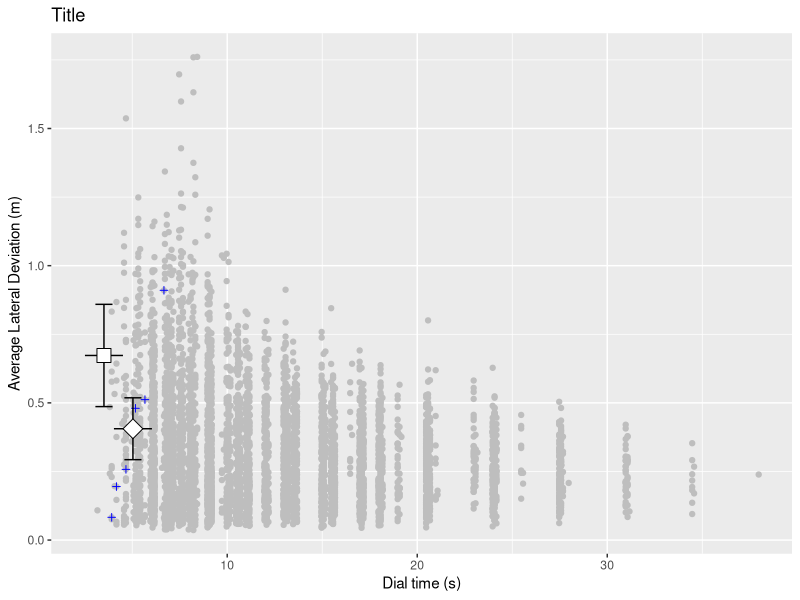

Generate this figure with R:
## Cognitive Model of dialing while driving task for multiple phone number representations
## Developed by Christian P. Janssen of Utrecht University
## This model is described in more detail in Janssen & Brumby (2010, Cognitive Science)
## However, the model is meant as an exercise in class, so not all components are included (specifically: the part that explores *all* strategies)
## If you use this model, please cite the paper: Janssen, C. P., & Brumby, D. P. (2010). Strategic Adaptation to Performance Objectives in a Dual‐Task Setting. Cognitive Science, 34(8), 1548–1560. http://doi.org/10.1111/j.1551-6709.2010.01124.x

## for questions, please contact Christian P. Janssen: c.p.janssen@uu.nl
## www.cpjanssen.nl


require(gtools)
library(tidyverse)
kpdwld <- read.csv("keyPressDataWithLaneDeviation.csv")



##global parameters


### parameters related to steering
steeringTimeOptions <- c(1,2,4,6,8,12) #<- c(1,2,3,4,5,6,7,8,9,10,11,12)    #list op options for how many steering corrections can be made each time that attention is paid to steering (of steeringUpdateTime sec each) (this influences the strategy alternatives)
steeringUpdateTime <- 250    #in milliseconds
startingPositionInLane <- 0.27 			#assume that car starts already away from lane centre (in meters)


#parameters for deviations in car drift due the simulator environment: See Janssen & Brumby (2010) page 1555
gaussDeviateMean <- 0
gaussDeviateSD <- 0.06

#When the car is actively contorlled, we calculate a value using equation (1) in Janssen & Brumby (2010). However, some noise is added on top of this equation to account for variation in human behavior. See Janssen & Brumby (2010) page 1555. Also see function "updateSteering" on how this function is used
gaussDriveNoiseMean <- 0
gaussDriveNoiseSD <- 0.03	#in meter/sec

timeStepPerDriftUpdate <- 50 ### msec: what is the time interval between two updates of lateral position?


maxLateralVelocity <- 1.7	#maximum lateral velocity: what is the maximum that you can steer?
minLateralVelocity <- -1* maxLateralVelocity

startvelocity <- 0 	#a global parameter used to store the lateral velocity of the car


### all times in milliseconds

## times for dialing
#singleTaskKeyPressTimes <- c(400,400,400,400,400,400,400,400,400,400,400)   #digit times needed per keypress at that specific position (note: normalized for chunk retrieval time at digits 1 and 6 --- a retrieval cost would come on top of this)
singleTaskKeyPressTimes <- rep(270, 11)


digitTypeUK <- c("chunk","oth","oth","oth","oth","chunk","oth","oth","oth","oth","oth")  ### is each digit either the start of a chunk or some other digit?


#### parameters related to task switching: see Janssen & Brumby page 1556
chunkRetrievalTime <- 100    ## extra time needed to retrieve first digit of a chunk (100 msec in Janssen & Brumby 2010). This time cost is ALWAYS incurred
stateInformationRetrievalTime <- 100 #time required to retrieved state information if the FIRST digit of a sequence of keypresses is not at chunk boundary (100 in Janssen & Brumby paper). This cost is only incurred when you switch at a position that differs from the chunk boundary
switchCost <- 200      ### Janssen & Brumby 2010: time needed when you switch back to dialing after driving (always incurred when switching)

####### startTime <- 500 	#msec; time before starting to retrieve digit after start of trial (i.e., after car has been driven for a while)


simpleSetOfStrategyVariations <- TRUE		#set to true if only steeringTimeOptions in the form {2,2,2,2,2}, {4,4,4,4,4},etc are used and not {2,4,2,2,4},etc. That is: if a consistent number of digits is dialed each moment when attention is paid to dialing.

giveDetailedOuput <- FALSE  ## how detailed is the output; at the individual keypress level, or average per trial?


### use this function to analyze the human data if you want to
analysisOfHumanData <- function()
{
	### load the relevant data files
	
	
	### calculate the necessary averages and SDs
	

	
}




##new function
runOneTrial <- function(strategy,nrSteeringUpdates,normalPhoneStructure,phoneStringLength,phoneNumber)   #### strategy stores where participant interleaves
{
	
	#first make vector variables to store detailed output of the model. Note that each vector has a starting value
	times <- c(0)  
	events <- c("none")  ### events will log what happens, for example a keypress or nothing at all ("none"). Later these can be used to filter out specific events
	drifts <- c(startingPositionInLane)   ### where does the car start in the lane? At the start of a trial at the startingPositionInLan position
	newVelocity <- startvelocity         ### what is the start velocity of the car?
	
	
	##calculate basic dialing times, to be used later
	dialTimes <- singleTaskKeyPressTimes  ##if there is no interleaving, this is the single-task interkeypress interval time
	
	### at chunk positions: add a chunk retrieval cost time to the dial times, as (assumption) this is a time where you are not paying attention to the driving
	for (chunkPosition in normalPhoneStructure)
	{
		dialTimes[chunkPosition] <- dialTimes[chunkPosition] + chunkRetrievalTime
	}	
		
		
	### now go through the various numbers
	for (digitindex in 1:length(dialTimes))
	{

		### determine dial time, so additional costs can be added later
		locDialTime <- dialTimes[digitindex]
			
			
		if (length(which(strategy== digitindex)))  ### if this is a position where you switch, then switch
		{
			## experience switch cost
			time <- switchCost          #switching between dialing & driving
			times <- updateTimestampslist(times, time)   #### Run a function that determines at what time points a drift update is made. Note that for the first digit, "times" only contains the value 0
			driftOutput <- calculateLaneDrift(drifts[length(drifts)], newVelocity, time)   ### now also calculate the drift for these time intervals
			newVelocity <- driftOutput[1]  ## determine the new velocity
			drifts <- c(drifts,driftOutput[2:length(driftOutput)])   ### add these drifts to the table
			events <- c(events,rep("switch1",(length(driftOutput)-1)))  ### also update the events
			
			### after switching you perform corrective driving. For this we use the "updateSteering" function
			lastDrift <- drifts[length(drifts)]
			steerOutput <- updateSteering(newVelocity,nrSteeringUpdates,lastDrift)
			newVelocity <- steerOutput[1]
			drifts <- c(drifts,steerOutput[2:length(steerOutput)])
			events <- c(events,rep("steer",(length(steerOutput)-1)))
			times <- updateTimestampslist(times,(nrSteeringUpdates* steeringUpdateTime))
			

				
			### now switch back to dialing the number (using the drift parameters for distracted driving). First, you incur some time due to switching from driving to dialing
			time <- switchCost          #first: incur a switch cost for switching between dialing to driving
			times <- updateTimestampslist(times, time)
			driftOutput <- calculateLaneDrift(drifts[length(drifts)], newVelocity, time)
			newVelocity <- driftOutput[1]
			drifts <- c(drifts,driftOutput[2:length(driftOutput)])
			events <- c(events,rep("switch2",(length(driftOutput)-1)))
			
			
			
			
			#### if you are NOT switching at a chunk boundary (i.e., at one of the indexes of normalPhoneStructure), then experience additional retrieval cost. This is again time that you are distracted
			if(length(which(normalPhoneStructure == digitindex)) ==0)
			{
				locDialTime <- locDialTime + stateInformationRetrievalTime
			}	
			
			
			
		}
	
		##now calculate drift for typing a digit (NOTE: this is always done for every digit that is typed, regardless of whether you were retrieving a chunk or not)
		time <- locDialTime
		times <- updateTimestampslist(times, time)
		driftOutput <- calculateLaneDrift(drifts[length(drifts)], newVelocity, time)
		newVelocity <- driftOutput[1]
		drifts <- c(drifts,driftOutput[2:length(driftOutput)])
		events <- c(events,rep("none",(length(driftOutput)-2)))
		events <- c(events,"keypress")
		

		
	}  #end for digit index

	
	table <- data.frame(times,events,drifts)
	
	#with(table[table$events == "keypress",],plot(times,drifts,ylim=c(-2,2)))

	table ### return the table

}





#### Main function to run the code. For example: runAllSimpleStrategies(5,"07854325698") will run 5 simulations for each (simple) strategy on the phone number to the right. The default assumption is that the chunk boundary is between the 5th and 6th digit

runAllSimpleStrategies <- function(nrSimulations,phoneNumber)
{
	
	
	normalPhoneStructure <- c(1,6)  ### indicate at what digit positions a chunk needs to be retrieved (1st and 6th digit)
	phoneStringLength <- 11   ### how many digits does the number have?
	

	### vectors that will contain output of the simulation. These are later used to create 1 table with all values
	keypresses <- c()
	times <- c()
	deviations <- c()
	strats <- c()
	steers <- c()	

	### iterate through all strategies
	## in this simple model we assume that a participant uses a consistent strategy throughout the trial. That is, they only type each time 1 digit, or type 2 digits at a time, or type 3 digits at a time (i.e., all possible ways of 1:phoneStringLength: 1, 2,3,4, ...11)
	for (nrDigitsPerTime in 1: phoneStringLength)
	{
		## quick way of calculating positions to interleave: repeat strategy & multiply with position in vector (e.g., 333*123 = 369 this means: you interleave BEFORE every 3rd digit (333), and there are 3 positions to interleave (1st, 2nd, 3rd, or 123). Therefore you interleave BEFORE digits 3 (3*1), 6 (3*2), and 9 (3*3))
		
		if (nrDigitsPerTime != 11)
		{
			strategy <- rep(nrDigitsPerTime ,floor(phoneStringLength/nrDigitsPerTime))  ### stores at which positions the number is interleaved
			positions <- 1:length(strategy)
			strategy <- strategy * positions
		
			### remove last digit, as driver does not interleave after typing the last digit (they are done with the trial :-)  )
			strategy <- strategy[strategy != phoneStringLength]
		}
		else
		{
			strategy <- c()	
			
		}
		

		locSteerTimeOptions <- steeringTimeOptions
		if (length(strategy) == 0)
		{
			locSteerTimeOptions <- c(0)
		}



		### now run a trial (runOneTrial) for all combinations of how frequently you update the steering when you are steering (locSteerTimeOptions) and for the nuber of simulations that you want to run for each strategy (nrSimulations)
		for (steerTimes in locSteerTimeOptions)
		{
			for (i in 1:nrSimulations)
			{

				### run the simulation and store the output in a table
				locTab <- runOneTrial(strategy, steerTimes,normalPhoneStructure,phoneStringLength,phoneNumber)
	
				##only look at rows where there is a keypress
				locTab <- locTab[locTab$events == "keypress",]
		
				### add the relevant data points to variables that are stored in a final table
				keypresses <- c(keypresses,1:nrow(locTab))
				times <- c(times,locTab$times)
				deviations <- c(deviations,locTab$drifts)
				strats <- c(strats,rep(nrDigitsPerTime,nrow(locTab)))
				steers <- c(steers,rep(steerTimes,nrow(locTab)))
		
			}
		}#end of for steerTimes	

	}##end of for nr strategies
	
	
	### now make a new table based on all the data that was collected
	tableAllSamples <- data.frame(keypresses,times,deviations,strats,steers)
	
	
	#### In the table we collected data for multiple simulations per strategy. Now we want to know the average performane of each strategy.
	#### These aspects are calculated using the "aggregate" function
	
	
	## calculate average deviation at each keypress (keypresses), for each unique strategy variation (strats and steers)
	agrResults <- with(tableAllSamples,aggregate(deviations,list(keypresses=keypresses, strats= strats, steers= steers),mean))
	agrResults$dev <- agrResults$x
	
	
	### also calculate the time interval
	agrResults$times <- with(tableAllSamples,aggregate(times,list(keypresses=keypresses, strats= strats, steers= steers),mean))$x
		
	
	###now calculate mean drift across the trial
	agrResultsMeanDrift <-  with(agrResults,aggregate(dev,list(strats= strats, steers= steers),mean))
	agrResultsMeanDrift$dev <- agrResultsMeanDrift$x
	
	### and mean trial time
	agrResultsMeanDrift$TrialTime <-  with(agrResults[agrResults$keypresses ==11,],aggregate(times,list( strats= strats, steers= steers),mean))$x	
	
	
	#### make a plot that visualizes all the strategies: note that trial time is divided by 1000 to get the time in seconds
	with(agrResultsMeanDrift,plot(TrialTime/1000,abs(dev),pch=21,bg="dark grey",col="dark grey",log="x",xlab="Dial time (s)",ylab="Average Lateral Deviation (m)"))
	
	
	### give a summary of the data	
	summary(agrResultsMeanDrift$TrialTime)

}

runAllComplexStrategies <- function(nrSimulations,phoneNumber)
{
  
  phoneNrSeq <- seq(1, nchar(phoneNumber) - 1, 1)
  stratCombi <- list()
  stratCombi <- c(stratCombi, 0)
  for(i in 1:length(phoneNrSeq)){
    partialList <- combinations(length(phoneNrSeq), i, phoneNrSeq)
    for(x in 1:nrow(partialList)){
      stratCombi[[length(stratCombi)+1]] <- partialList[x,]
    }
  }
  
  normalPhoneStructure <- c(1,6)  ### indicate at what digit positions a chunk needs to be retrieved (1st and 6th digit)
  phoneStringLength <- 11   ### how many digits does the number have? BAD!!!
  
  
  ### vectors that will contain output of the simulation. These are later used to create 1 table with all values
  keypresses <- c()
  times <- c()
  deviations <- c()
  strats <- c()
  steers <- c()	
  
  ### iterate through all strategies
  ## in this simple model we assume that a participant uses a consistent strategy throughout the trial. That is, they only type each time 1 digit, or type 2 digits at a time, or type 3 digits at a time (i.e., all possible ways of 1:phoneStringLength: 1, 2,3,4, ...11)
  for (strat in stratCombi)
  {
    
    
    locSteerTimeOptions <- steeringTimeOptions
    if (strat[1] == 0)
    {
      locSteerTimeOptions <- c(0)
    }
    
    
    
    ### now run a trial (runOneTrial) for all combinations of how frequently you update the steering when you are steering (locSteerTimeOptions) and for the nuber of simulations that you want to run for each strategy (nrSimulations)
    for (steerTimes in locSteerTimeOptions)
    {
      for (i in 1:nrSimulations)
      {
        
        ### run the simulation and store the output in a table
        locTab <- runOneTrial(strat, steerTimes, normalPhoneStructure, phoneStringLength, phoneNumber)
        
        ##only look at rows where there is a keypress
        locTab <- locTab[locTab$events == "keypress",]
        
        ### add the relevant data points to variables that are stored in a final table
        keypresses <- c(keypresses, 1:nrow(locTab))
        times <- c(times, locTab$times)
        deviations <- c(deviations, locTab$drifts)
        strats <- c(strats, rep(toString(strat), nrow(locTab)))
        steers <- c(steers, rep(steerTimes, nrow(locTab)))
        
      }
    }#end of for steerTimes	
    
  }##end of for nr strategies
  
  
  ### now make a new table based on all the data that was collected
  tableAllSamples <- data.frame(keypresses,times,deviations,strats,steers)
  
  #### In the table we collected data for multiple simulations per strategy. Now we want to know the average performane of each strategy.
  #### These aspects are calculated using the "aggregate" function
  
  
  ## calculate average deviation at each keypress (keypresses), for each unique strategy variation (strats and steers)
  agrResults <- with(tableAllSamples,aggregate(deviations,list(keypresses=keypresses, strats= strats, steers= steers),mean))
  agrResults$dev <- agrResults$x
  
  
  ### also calculate the time interval
  agrResults$times <- with(tableAllSamples,aggregate(times,list(keypresses=keypresses, strats= strats, steers= steers),mean))$x
  
  
  ###now calculate mean drift across the trial
  agrResultsMeanDrift <-  with(agrResults,aggregate(dev,list(strats= strats, steers= steers),mean))
  agrResultsMeanDrift$dev <- agrResultsMeanDrift$x
  
  ### and mean trial time
  agrResultsMeanDrift$TrialTime <-  with(agrResults[agrResults$keypresses ==11,],aggregate(times,list( strats= strats, steers= steers),mean))$x
  
  agrResultsMeanDriftForPlot <- agrResultsMeanDrift
  agrResultsMeanDriftForPlot$TrialTime <- agrResultsMeanDriftForPlot$TrialTime / 1000
  agrResultsMeanDriftForPlot$dev <- abs(agrResultsMeanDriftForPlot$dev)
  # ss <- subset(agrResultsMeanDriftForPlot, strats == "5")
  
  #### make a plot that visualizes all the strategies: note that trial time is divided by 1000 to get the time in seconds
  #with(agrResultsMeanDrift,plot(TrialTime/1000,abs(dev),pch=21,bg="dark grey",col="dark grey",log="x",xlab="Dial time (s)",ylab="Average Lateral Deviation (m)"))
  # 
  # ### give a summary of the data	
  # summary(agrResultsMeanDrift$TrialTime)
  
  agrResultsMeanDriftForPlot
}


# runAllComplexStrategies <- function(nrSimulations,phoneNumber)
# {
#   
#   
#   normalPhoneStructure <- c(1,6)  ### indicate at what digit positions a chunk needs to be retrieved (1st and 6th digit)
#   phoneStringLength <- 11   ### how many digits does the number have?
#   
#   
#   ### vectors that will contain output of the simulation. These are later used to create 1 table with all values
#   keypresses <- c()
#   times <- c()
#   deviations <- c()
#   strats <- c()
#   steers <- c()	
#   
#   ### iterate through all strategies
#   ## in this simple model we assume that a participant uses a consistent strategy throughout the trial. That is, they only type each time 1 digit, or type 2 digits at a time, or type 3 digits at a time (i.e., all possible ways of 1:phoneStringLength: 1, 2,3,4, ...11)
#   for (nrDigitsPerTime in 1: phoneStringLength)
#   {
#     ## quick way of calculating positions to interleave: repeat strategy & multiply with position in vector (e.g., 333*123 = 369 this means: you interleave BEFORE every 3rd digit (333), and there are 3 positions to interleave (1st, 2nd, 3rd, or 123). Therefore you interleave BEFORE digits 3 (3*1), 6 (3*2), and 9 (3*3))
#     
#     if (nrDigitsPerTime != 11)
#     {
#       strategy <- rep(nrDigitsPerTime ,floor(phoneStringLength/nrDigitsPerTime))  ### stores at which positions the number is interleaved
#       positions <- 1:length(strategy)
#       strategy <- strategy * positions
#       
#       ### remove last digit, as driver does not interleave after typing the last digit (they are done with the trial :-)  )
#       strategy <- strategy[strategy != phoneStringLength]
#     }
#     else
#     {
#       strategy <- c()	
#       
#     }
#     
#     
#     locSteerTimeOptions <- steeringTimeOptions
#     if (length(strategy) == 0)
#     {
#       locSteerTimeOptions <- c(0)
#     }
#     
#     
#     
#     ### now run a trial (runOneTrial) for all combinations of how frequently you update the steering when you are steering (locSteerTimeOptions) and for the nuber of simulations that you want to run for each strategy (nrSimulations)
#     for (steerTimes in locSteerTimeOptions)
#     {
#       for (i in 1:nrSimulations)
#       {
#         
#         ### run the simulation and store the output in a table
#         locTab <- runOneTrial(strategy, steerTimes,normalPhoneStructure,phoneStringLength,phoneNumber)
#         
#         ##only look at rows where there is a keypress
#         locTab <- locTab[locTab$events == "keypress",]
#         
#         ### add the relevant data points to variables that are stored in a final table
#         keypresses <- c(keypresses,1:nrow(locTab))
#         times <- c(times,locTab$times)
#         deviations <- c(deviations,locTab$drifts)
#         strats <- c(strats,rep(nrDigitsPerTime,nrow(locTab)))
#         steers <- c(steers,rep(steerTimes,nrow(locTab)))
#         
#       }
#     }#end of for steerTimes	
#     
#   }##end of for nr strategies
#   
#   
#   ### now make a new table based on all the data that was collected
#   tableAllSamples <- data.frame(keypresses,times,deviations,strats,steers)
#   
#   
#   #### In the table we collected data for multiple simulations per strategy. Now we want to know the average performane of each strategy.
#   #### These aspects are calculated using the "aggregate" function
#   
#   
#   ## calculate average deviation at each keypress (keypresses), for each unique strategy variation (strats and steers)
#   agrResults <- with(tableAllSamples,aggregate(deviations,list(keypresses=keypresses, strats= strats, steers= steers),mean))
#   agrResults$dev <- agrResults$x
#   
#   
#   ### also calculate the time interval
#   agrResults$times <- with(tableAllSamples,aggregate(times,list(keypresses=keypresses, strats= strats, steers= steers),mean))$x
#   
#   
#   ###now calculate mean drift across the trial
#   agrResultsMeanDrift <-  with(agrResults,aggregate(dev,list(strats= strats, steers= steers),mean))
#   agrResultsMeanDrift$dev <- agrResultsMeanDrift$x
#   
#   ### and mean trial time
#   agrResultsMeanDrift$TrialTime <-  with(agrResults[agrResults$keypresses ==11,],aggregate(times,list( strats= strats, steers= steers),mean))$x	
#   
#   
#   #### make a plot that visualizes all the strategies: note that trial time is divided by 1000 to get the time in seconds
#   with(agrResultsMeanDrift,plot(TrialTime/1000,abs(dev),pch=21,bg="dark grey",col="dark grey",log="x",xlab="Dial time (s)",ylab="Average Lateral Deviation (m)"))
#   
#   
#   ### give a summary of the data	
#   summary(agrResultsMeanDrift$TrialTime)
#   
# }






	
### function that generates the points at which car data should be collected (specifically: if you know that a keypress happens after a specific time, then find out at what points a drift update occurs, this depends on the ength of "timeStepPerDriftUpdate" (50 msec by default))	
updateTimestampslist <- function(timestampsList, totalTime)
{
	lastTime <- timestampsList[length(timestampsList)]
	newTimes <- cumsum(c(lastTime,rep(timeStepPerDriftUpdate ,trunc(totalTime/timeStepPerDriftUpdate))))[-1]
		
	timestampsList <- c(timestampsList, newTimes)
		
	if (totalTime%%timeStepPerDriftUpdate > 0)
	{
		newTime <- timestampsList[length(timestampsList)] + totalTime%%timeStepPerDriftUpdate
		timestampsList <- c(timestampsList, newTime)
	}
	timestampsList
	
}
	
	
	
	
	
	
	
	
### This function calculates how much the car drifts during episodes where the driver/model is not actively driving
calculateLaneDrift <- function(startPositionOfDrift, startVelocityOfDrift, driftTimeInMilliSeconds)
{
	laneDriftList <- c()  ### keep a list of lane positions
	#locVelocity <- velocity	#velocity is a global variable
	
	locVelocity <- startVelocityOfDrift
	
	lastLaneDrift <- startPositionOfDrift
	
	
	for (i in 1:(trunc(driftTimeInMilliSeconds/timeStepPerDriftUpdate)))
	{
		locVelocity <- locVelocity + rnorm(1,gaussDeviateMean,gaussDeviateSD)
		
		### make sure velocity is not higher than max
		locVelocity <- velocityCheck(locVelocity)
				
		lastLaneDrift <- lastLaneDrift + locVelocity* timeStepPerDriftUpdate / 1000     #velocity is in m/second
				
		
		
		#laneDriftList <- c(laneDriftList, lastLaneDrift)
		laneDriftList <- c(laneDriftList, abs(lastLaneDrift))    ### only absolute values
		
	}
	

	
	#now do drift for last few milliseconds (using modulo function)
	locVelocity <-locVelocity + rnorm(1,gaussDeviateMean,gaussDeviateSD)
	### make sure velocity is not higher than max
	locVelocity <- velocityCheck(locVelocity)
	
	if (driftTimeInMilliSeconds%% timeStepPerDriftUpdate > 0)
	{
	
		lastLaneDrift <- lastLaneDrift + locVelocity*(driftTimeInMilliSeconds%% timeStepPerDriftUpdate)/1000
		
		
		#laneDriftList <- c(laneDriftList, lastLaneDrift)
		laneDriftList <- c(laneDriftList, abs(lastLaneDrift))  ### only absolute values
		
	}
	#velocity <<- locVelocity
	#laneDrift

	returnValues <- c(locVelocity, laneDriftList) 
	returnValues
}





##calculates if the car is not accelerating more than it should (maxLateralVelocity) or less than it should (minLateralVelocity)
velocityCheck <- function(localVelocity)
{
	localVelocity <- min(localVelocity, maxLateralVelocity)
	localVelocity <- max(localVelocity, minLateralVelocity)
	
	localVelocity
	
}


##calculates if the car is not accelerating more than it should (maxLateralVelocity) or less than it should (minLateralVelocity)  (done for a vector of numbers)
velocityCheckForVectors <- function(velocityVectors)
{
	
	velocityVectors[which(velocityVectors > maxLateralVelocity)] <- maxLateralVelocity
	velocityVectors[which(velocityVectors < minLateralVelocity)] <- minLateralVelocity
	
	velocityVectors
	
}




### this function is used to update the velocity (and in effect lateral lane position) when the driver/model is actively driving
updateSteering <- function(velocity,nrUpdates,startPosLane)
{
	locDrifts <- c()
	
	localVelocity <- velocity
	
	for (steers in 1: nrUpdates)
	{
		localLanePos <- startPosLane
		
		if (steers > 1)
		{
			localLanePos <- locDrifts[length(locDrifts)]
		}
		
		
		### update direction every 250 milliseconds. Following equation (1) in Janssen & Brumby (2010)
		updateVelocity <- 0.2617 * localLanePos ^2 + 0.0233* localLanePos - 0.022  #velocity in meter/sec
		updateVelocity <- updateVelocity + rnorm(1, gaussDriveNoiseMean, gaussDriveNoiseSD)    ### a noise value is added for driving (only done once)
		updateVelocity <- velocityCheck(updateVelocity)
		
		###calculate updates locally (i.e., add some noise to updateVelocity, but do not make it transfer to other values)
		## calculate using cumsum to save computer time :-)

		nrUpdatesOf50Msec <- steeringUpdateTime/timeStepPerDriftUpdate
		velocityVector <- rnorm(nrUpdatesOf50Msec,(updateVelocity + gaussDeviateMean), gaussDeviateSD)
		velocityVector  <- velocityCheckForVectors(velocityVector)

		
		directionUpdates <- -1 * velocityVector * 0.050    ##only driving for 0.050 seconds
		newDrifts <- cumsum(c(localLanePos, directionUpdates))
		newDrifts  <- newDrifts[2:length(newDrifts)]
		
		locDrifts <- c(locDrifts , abs(newDrifts))   #### only absolute values
					
	}
	returnValues <- c(updateVelocity,locDrifts)
	
	
}

View(humanData)

humanData <- kpdwld %>% 
  
  filter(phoneNrLengthAfterKeyPress %in% c(1: 11), 
         typingErrorMadeOnTrial == 0,
         partOfExperiment == "dualSteerFocus" | partOfExperiment == "dualDialFocus") %>% 
  
  mutate(lanePosition = abs(lanePosition), 
         Type = ifelse(partOfExperiment == "dualSteerFocus", "Steering-focus", "Dialing-focus")) %>% 
  
  group_by(phoneNrLengthAfterKeyPress, Type) %>% 
  
  summarise(laneDeviation = mean(lanePosition, na.rm = TRUE),
            dialingTime = mean(timeRelativeToTrialStart, na.rm = TRUE) / 1000,
            se = sd(lanePosition, na.rm = TRUE) / sqrt(11))


plotframe <- runAllComplexStrategies(1, 12345678909)
ss <- subset(plotframe, strats == "5")

dialingFocusData <- humanData %>% 
  filter(Type == "Dialing-focus" & phoneNrLengthAfterKeyPress == 11)

steeringFocusData <- humanData %>% 
  filter(Type == "Steering-focus" & phoneNrLengthAfterKeyPress == 11)



ggplot(data = plotframe) + 
  geom_point(color = "grey", mapping = aes(x = TrialTime, y = dev)) + 
  geom_point(data = ss, mapping = aes(x = TrialTime, y = dev), color="blue", shape=3) +
  geom_segment(data = dialingFocusData, mapping = 
                    aes(x = dialingTime - 1,
                        y = laneDeviation, 
                        xend = dialingTime + 1, 
                        yend = laneDeviation)) + 
  geom_errorbar(data = dialingFocusData, mapping = 
                    aes(x = dialingTime,
                        ymin = laneDeviation - se, 
                        ymax = laneDeviation + se)) + 
  geom_segment(data = steeringFocusData, mapping = 
                 aes(x = dialingTime - 1,
                     y = laneDeviation, 
                     xend = dialingTime + 1, 
                     yend = laneDeviation)) + 
  geom_errorbar(data = steeringFocusData, mapping = 
                    aes(x = dialingTime,
                        ymin = laneDeviation - se, 
                        ymax = laneDeviation + se)) +
  geom_point(data = dialingFocusData, mapping = aes(x = dialingTime, y = laneDeviation), size = 5, shape = 22, fill = "white") +
  geom_point(data = steeringFocusData, mapping = aes(x = dialingTime, y = laneDeviation), size = 5, shape = 23, fill = "white") +
  labs(title="Title", x="Dial time (s)", y="Average Lateral Deviation (m)")



